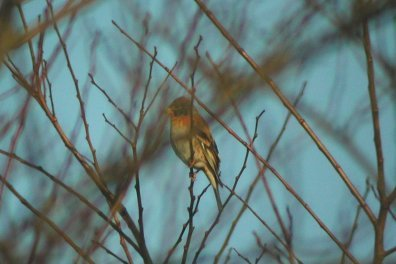
#> input picture AlexNet/test.JPEG, 396 x 264 px; its folder holds only this picture in this run
$ python -i train_util.py   (imports and definitions only)   (older library calls are emulated)
#> lines starting #> are read from the running program, lines starting #| are printed output that depends on the picture
import os
import random
import tensorflow.compat.v1 as tf

# [1 line not run here, left out]
import numpy as np
from scipy.io import loadmat
from PIL import Image


################ TensorFlow standard operations wrappers #####################
# [5 lines left out: function weight, not called in this run]


def bias(value, shape, name):
    initial = tf.constant(value, shape=shape)
    return tf.Variable(initial, name=name)


def conv2d(x, W, stride, padding):
    return tf.nn.conv2d(x, W, strides=[1, stride[0], stride[1], 1], padding=padding)


def max_pool2d(x, kernel, stride, padding):
    return tf.nn.max_pool(x, ksize=kernel, strides=stride, padding=padding)


def lrn(x, depth_radius, bias, alpha, beta):
    return tf.nn.local_response_normalization(x, depth_radius, bias, alpha, beta)


def relu(x):
    return tf.nn.relu(x)


# [73 lines left out: functions batch_norm, onehot, read_batch, read_image, not called in this run]


def preprocess_image(image_path):
    """ It reads an image, it resize it to have the lowest dimesnion of 256px,
		it randomly choose a 224x224 crop inside the resized image and normilize the numpy
		array subtracting the ImageNet training set mean

		Args:
			images_path: path of the image

		Returns:
			cropped_im_array: the numpy array of the image normalized [width, height, channels]
	"""
#> called with image_path = 'test.JPEG'
    IMAGENET_MEAN = [123.68, 116.779, 103.939]  # rgb format

    img = Image.open(image_path).convert("RGB")
#> img is the input picture: PIL image 396x264 RGB; mean R, G, B 101, 125.2, 124.6

    # resize of the image (setting lowest dimension to 256px)
    if img.size[0] < img.size[1]:
        h = int(float(256 * img.size[1]) / img.size[0])
        img = img.resize((256, h), Image.ANTIALIAS)
    else:
        w = int(float(256 * img.size[0]) / img.size[1])
#> w = 384
        img = img.resize((w, 256), Image.ANTIALIAS)
#> img: PIL image 384x256 RGB

    # random 244x224 patch
    x = random.randint(0, img.size[0] - 224)
#> x = 98
    y = random.randint(0, img.size[1] - 224)
#> y = 26
    img_cropped = img.crop((x, y, x + 224, y + 224))
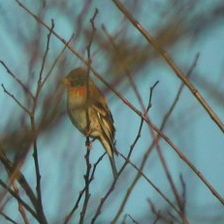
#> img_cropped: PIL image 224x224 RGB; mean R, G, B 104.3, 128, 126.6

    cropped_im_array = np.array(img_cropped, dtype=np.float32)

    for i in range(3):
        cropped_im_array[:, :, i] -= IMAGENET_MEAN[i]
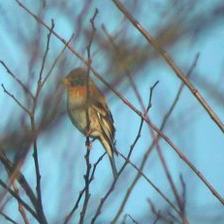
#> cropped_im_array: shape (224, 224, 3) float32; mean R, G, B -19.3, 11.2, 22.7; drawn with min black and max white

    # [5 lines of commented-out code are left out]

    return cropped_im_array


""" it reads a batch of images performing some data augmentation
def read_batch_da(batch_size, im_source, labels):
	batch_im = []
	batch_cls = []

	for i in range(int(float(batch_size) / 4)):
		rand = random.randint(0, 999)

		folder = labels[rand]
		batch_im += read_image_da(os.path.join(im_source, folder))

		batch_l = []
		for j in range(4):
			batch_l.append(onehot(rand))
		batch_cls += batch_l

	np.vstack(batch_im)
	np.vstack(batch_cls)
	return batch_im, batch_cls
"""

""" it reads an image and performs some data augmentation on it
	resize the smallest edge to 256 px and take two random 224x224 patches
	(with their vertical flip) from it
	so, from one image it will create four
def read_image_da(im_folder):
	batch = []

	im_path = os.path.join(im_folder, random.choice(os.listdir(im_folder)))
	img = Image.open(im_path).convert('RGB')

	if img.size[0] < img.size[1]:
		h = int(float(256 * img.size[1]) / img.size[0])
		img = img.resize((256, h), Image.ANTIALIAS)
	else:
		w = int(float(256 * img.size[0]) / img.size[1])
		img = img.resize((w, 256), Image.ANTIALIAS)

	x = random.randint(0, img.size[0] - 224)
	y = random.randint(0, img.size[1] - 224)
	img_c1 = img.crop((x, y, x + 224, y + 224))
	img_c1_np = np.array(img_c1, dtype=np.float32)
	img_c1_np[:,:,0] -= VGG_MEAN[2]
	img_c1_np[:,:,1] -= VGG_MEAN[1]
	img_c1_np[:,:,2] -= VGG_MEAN[0]

	img_f1 = img_c1.transpose(Image.FLIP_LEFT_RIGHT)
	img_f1_np = np.array(img_f1, dtype=np.float32)
	img_f1_np[:,:,0] -= VGG_MEAN[2]
	img_f1_np[:,:,1] -= VGG_MEAN[1]
	img_f1_np[:,:,2] -= VGG_MEAN[0]
	batch.append(img_c1_np)
	batch.append(img_f1_np)

	x = random.randint(0, img.size[0] - 224)
	y = random.randint(0, img.size[1] - 224)
	img_c2 = img.crop((x, y, x + 224, y + 224))
	img_c2_np = np.array(img_c2, dtype=np.float32)
	img_c2_np[:,:,0] -= VGG_MEAN[2]
	img_c2_np[:,:,1] -= VGG_MEAN[1]
	img_c2_np[:,:,2] -= VGG_MEAN[0]

	img_f2 = img_c2.transpose(Image.FLIP_LEFT_RIGHT)
	img_f2_np = np.array(img_f2, dtype=np.float32)
	img_f2_np[:,:,0] -= VGG_MEAN[2]
	img_f2_np[:,:,1] -= VGG_MEAN[1]
	img_f2_np[:,:,2] -= VGG_MEAN[0]
	batch.append(img_c2_np)
	batch.append(img_f2_np)

	return batch
"""


# [39 lines left out: function read_k_patches, not called in this run]


""" reading a batch of validation images from the validation set,
	groundthruths label are inside an annotations file """


# [104 lines left out: functions read_validation_batch, load_imagenet_meta, read_test_labels, format_time, imagenet_size, not called in this run]

>>> result = preprocess_image('test.JPEG')
